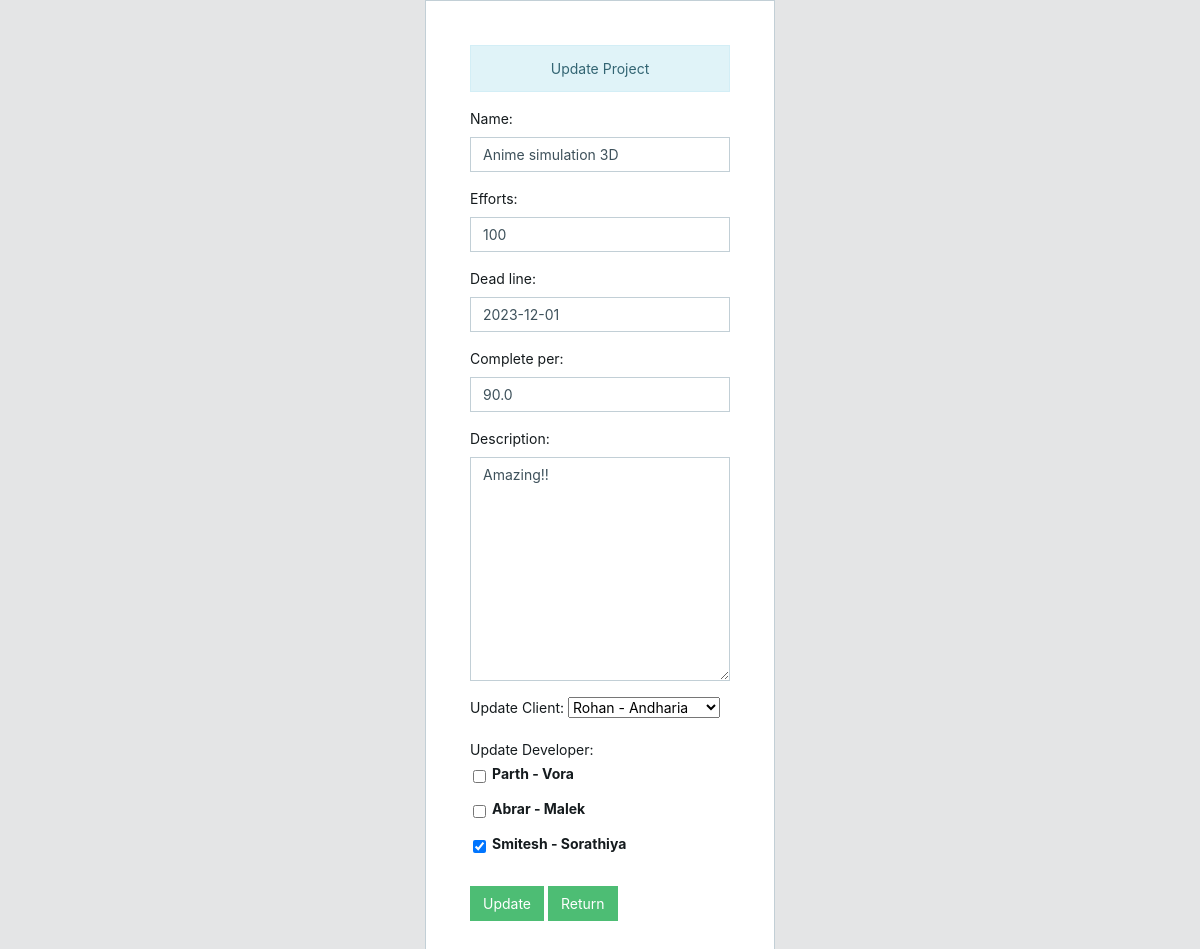
Page /project/28/ (signed in) on the earlier database version.
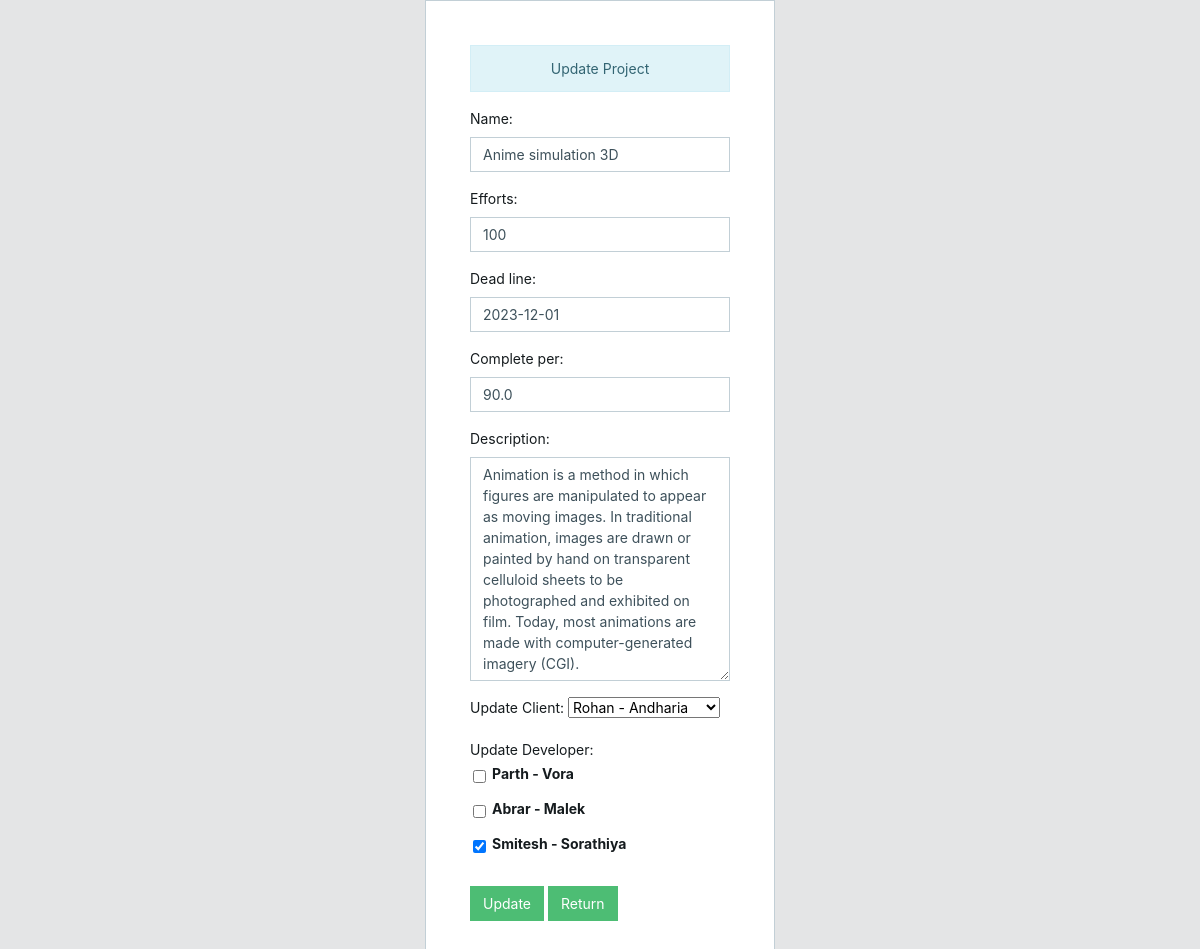
Same page on the later database version.
### project/models.py (models this page shows, shortened)
class Project(models.Model):
    name = models.CharField(max_length=80,default='NULL')
    efforts = models.IntegerField()
    dead_line = models.DateField()
    person= models.CharField(max_length=100,default='NULL')
    developer= models.CharField(max_length=100,default='NULL')
    complete_per = models.FloatField(max_length=2, validators = [MinValueValidator(0), MaxValueValidator(100)])
    description = models.TextField(blank=True)

### manager/models.py (models this page shows)
class Developer(models.Model):
    first_name = models.CharField(max_length=70)
    last_name = models.CharField(max_length=70)
    email = models.EmailField(max_length=70)
    password = models.CharField(max_length=70)

### project/views.py (the view, shortened to what this page needs)
# urls.py: path('<int:id>/',views.update_project,name='update_project'),
def update_project(request,id):
    if request.user.is_authenticated:
        client=User.objects.all()
        dev=Developer.objects.all()
        pi = Project.objects.get(pk=id)
        pro=pi.person
        pro1=pi.developer
        pro1=pro1.split(',')
        for i in client:
            if i.email==pro:
                pro=i.username + ' - ' + i.last_name
        for i in pro1:
            for j in dev:
                if j.email==i:
                    j.password='set'
        project = ProjectRegistrationForm(instance=pi)
        return render(request,'update_project.html',{'form':project,'client':client,'pro':pro,'dev':dev})
    else:
        return redirect('/login')

### templates/update_project.html (shortened to what this page needs)
{% extends 'base.html' %}
{% load static %}
{% block body %}
<body class="app flex-row align-items-center">
    <div class="container">
        <div class="row justify-content-center">
            <div class="col-md-4">
                <div class="card-group">
                    <div class="card p-4">
                        <div class="card-body">
                          <p class="text-center alert alert-info">Update Project</p>
                            <form method="POST" action="">
                                {{form.as_p}}
                                Update Client:
                                <select name='person'>
                                  <option value='set'>{{pro}}</option>
                                  </select><br><br>
                                  Update Developer:
                                  <table border=0 cellpadding=3 cellspacing=3>
                                    {% for i in dev %}
                                    <tr>
                                    <td>
                                    {% if i.password == 'set' %}
                                    <input class='checkmark' checked=check  type="checkbox" id="developer" name="developer" value="{{i.email}}">
                                    {% else %}
                                    <input class='checkmark'  type="checkbox" id="developer" name="developer" value="{{i.email}}">
                                    {% endif %}
                                    </td>
                                    <td>
                                    <label clsss='container' for="developer"><b>{{i.first_name}} - {{i.last_name}}</b></label>
                                    </td>
                                     </tr>
                                    {% endfor %}
                                    </table><br>
                                <input type="Submit" class='btn btn-success' name="" value="Update">
                                <a href="{% url 'projects' %}" class="btn btn-success">Return</a>
                            </form>
                            <br>
                        </div>
                    </div>
                </div>
            </div>
        </div>
    </div>
</body>
{% endblock %}

### templates/base.html (shortened to what this page needs)
{% load static %}
<!DOCTYPE html>
<html lang="en">
<head>
  <link rel="stylesheet" href="https://use.fontawesome.com/releases/v5.0.9/css/all.css">
  <link href="{% static 'core/css/simple-line-icons.min.css' %}" rel="stylesheet">
  <link href="{% static 'core/css/estilo.css' %}" rel="stylesheet">
  <link href="{% static 'core/css/style.css' %}" rel="stylesheet">
</head>
{% block body %}{% endblock body %}
</html>

Differences in the rows shown:
changed Project "Anime simulation 3D": description "Amazing!!" → "Animation is a method in which figures are manipulated to appear as moving images. In traditional animation, images are drawn or painted by hand on transparent celluloid sheets to be photographed and exhibited on film. Today, most animations are made with computer-generated imagery (CGI)."
